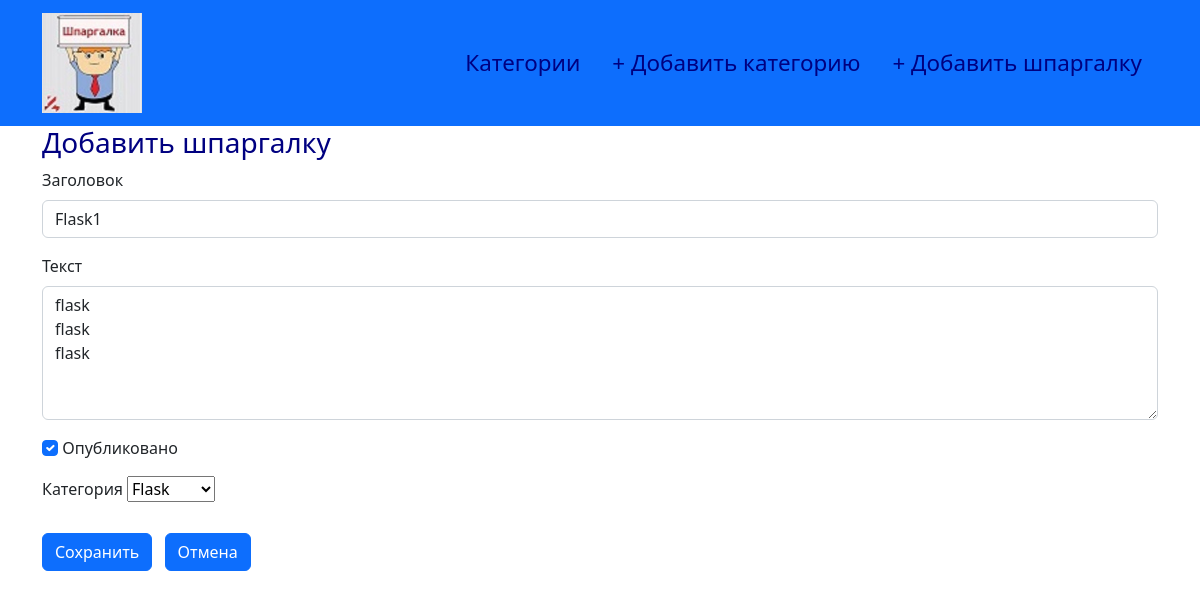
The app's page /sheet/8/edit, older data.
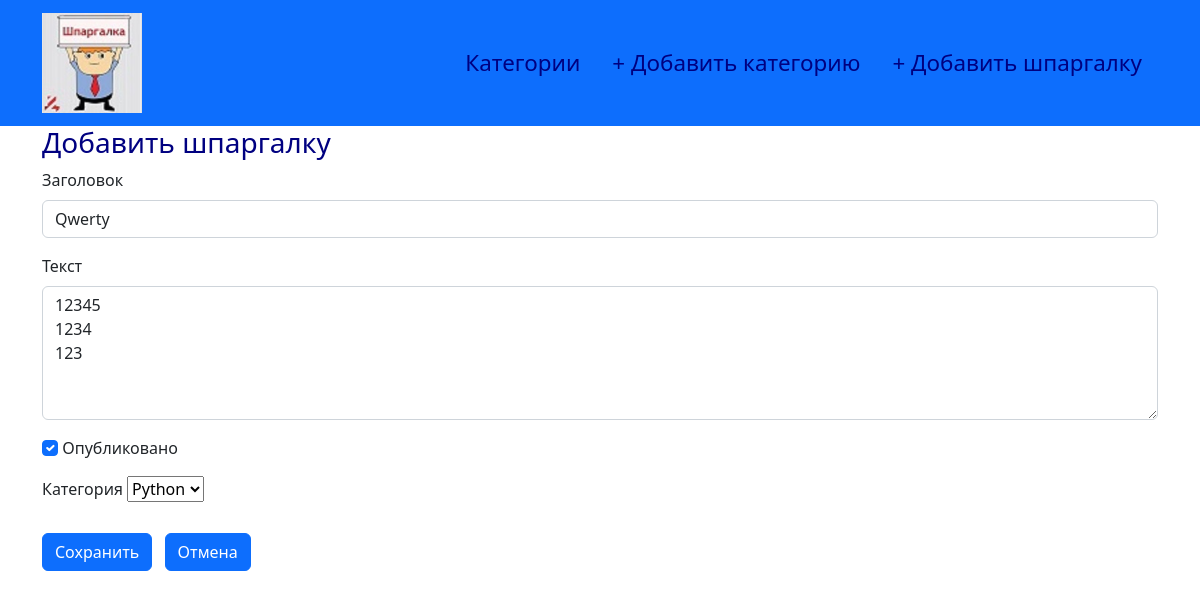
The same page, newer data.
### models.py (models this page shows, shortened)
class Sheet(db.Model):
    id = db.Column(db.Integer, primary_key=True)
    title = db.Column(db.String(255))
    text = db.Column(db.Text)
    category_id = db.Column(db.Integer, db.ForeignKey('category.id', ondelete='CASCADE'))
    created_at = db.Column(db.DateTime, server_default=db.func.now())
    updated_at = db.Column(db.DateTime, server_default=db.func.now(), server_onupdate=db.func.now())
    is_published = db.Column(db.Boolean, default=True)

### routes.py (the view, shortened to what this page needs)
@app.route('/sheet/<int:sheet_id>/edit', methods=['GET', 'POST'])
def edit_sheet(sheet_id):
    res = Sheet.query.get(sheet_id)
    form = SheetsForm(
        title=res.title,
        text=res.text,
        category_id=res.category_id,
        is_published=res.is_published
    )
    form.category_id.choices = [(c.id, c.name) for c in db.session.query(Category).all()]
    return render_template('add_sheet.html', form=form)

### forms.py
class SheetsForm(FlaskForm):
    title = StringField('Заголовок', validators=[DataRequired()])
    text = TextAreaField('Текст')
    category_id = SelectField('Категория', choices=[])
    is_published = BooleanField('Опубликовано')
    submit = SubmitField('Сохранить')

### templates/add_sheet.html (shortened to what this page needs)
{% extends "base.html" %}
{% block content %}
    <div class="container">
        <div class="col-12">
            <h3>Добавить шпаргалку</h3>
            <form action="" method="post">
                <p>
                    {{ form.title.label(class_="form-label") }} <br>
                    {{ form.title(class_="form-control") }}
                </p>
                <p>
                    {{ form.text.label(class_="form-label") }} <br>
                    {{ form.text(class_="form-control", rows_="5") }}
                </p>
                <p>
                    {{ form.is_published(class_="form-check-input") }}
                    {{ form.is_published.label(class_="form-check-label") }}
                </p>
                <p>
                    {{ form.category_id.label(class_="form-label m-") }}
                    {{ form.category_id }}
                </p>
                <span>
                    {{ form.submit(class_="btn btn-primary") }}
                </span>
                <span><a class="btn btn-primary m-2" href="{{ url_for('index') }}">Отмена</a></span>
            </form>
        </div>
    </div>
{% endblock %}

Row changes from the older to the newer data that the page shows:
changed Sheet: title "Flask1" → "Qwerty"; text "flask flask flask" → "12345 1234 123"; category_id "Flask" → "Python"
